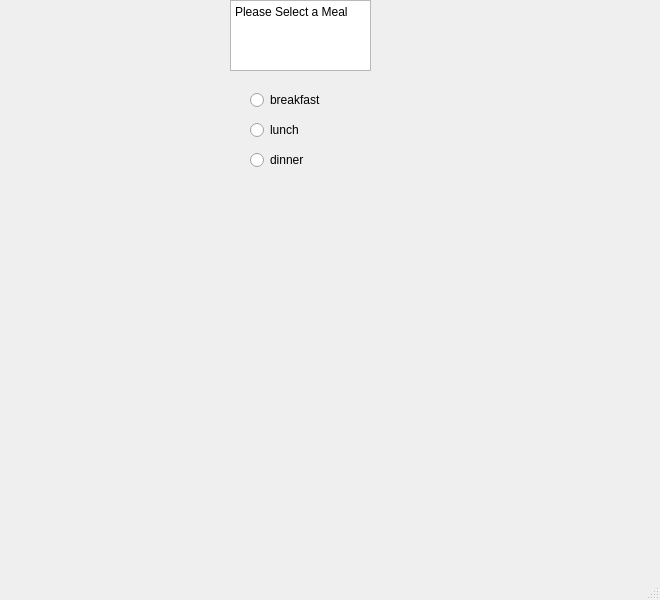
<?xml version="1.0" encoding="UTF-8"?>
<ui version="4.0">
 <class>MainWindow</class>
 <widget class="QMainWindow" name="MainWindow">
  <property name="geometry">
   <rect>
    <x>0</x>
    <y>0</y>
    <width>660</width>
    <height>600</height>
   </rect>
  </property>
  <property name="windowTitle">
   <string>MainWindow</string>
  </property>
  <widget class="QWidget" name="centralwidget">
   <widget class="QRadioButton" name="radioButton">
    <property name="geometry">
     <rect>
      <x>250</x>
      <y>90</y>
      <width>89</width>
      <height>20</height>
     </rect>
    </property>
    <property name="text">
     <string>breakfast</string>
    </property>
   </widget>
   <widget class="QRadioButton" name="radioButton_2">
    <property name="geometry">
     <rect>
      <x>250</x>
      <y>120</y>
      <width>89</width>
      <height>20</height>
     </rect>
    </property>
    <property name="text">
     <string>lunch</string>
    </property>
   </widget>
   <widget class="QRadioButton" name="radioButton_3">
    <property name="geometry">
     <rect>
      <x>250</x>
      <y>150</y>
      <width>89</width>
      <height>20</height>
     </rect>
    </property>
    <property name="text">
     <string>dinner</string>
    </property>
   </widget>
   <widget class="QTextEdit" name="textEdit">
    <property name="geometry">
     <rect>
      <x>230</x>
      <y>0</y>
      <width>141</width>
      <height>71</height>
     </rect>
    </property>
    <property name="html">
     <string>&lt;!DOCTYPE HTML PUBLIC &quot;-//W3C//DTD HTML 4.0//EN&quot; &quot;http://www.w3.org/TR/REC-html40/strict.dtd&quot;&gt;
&lt;html&gt;&lt;head&gt;&lt;meta name=&quot;qrichtext&quot; content=&quot;1&quot; /&gt;&lt;meta charset=&quot;utf-8&quot; /&gt;&lt;style type=&quot;text/css&quot;&gt;
p, li { white-space: pre-wrap; }
hr { height: 1px; border-width: 0; }
li.unchecked::marker { content: &quot;\2610&quot;; }
li.checked::marker { content: &quot;\2612&quot;; }
&lt;/style&gt;&lt;/head&gt;&lt;body style=&quot; font-family:'Segoe UI'; font-size:9pt; font-weight:400; font-style:normal;&quot;&gt;
&lt;p style=&quot; margin-top:0px; margin-bottom:0px; margin-left:0px; margin-right:0px; -qt-block-indent:0; text-indent:0px;&quot;&gt;Please Select a Meal&lt;/p&gt;
&lt;p style=&quot;-qt-paragraph-type:empty; margin-top:0px; margin-bottom:0px; margin-left:0px; margin-right:0px; -qt-block-indent:0; text-indent:0px;&quot;&gt;&lt;br /&gt;&lt;/p&gt;&lt;/body&gt;&lt;/html&gt;</string>
    </property>
   </widget>
  </widget>
  <widget class="QMenuBar" name="menubar">
   <property name="geometry">
    <rect>
     <x>0</x>
     <y>0</y>
     <width>660</width>
     <height>22</height>
    </rect>
   </property>
  </widget>
  <widget class="QStatusBar" name="statusbar"/>
 </widget>
 <resources/>
 <connections/>
</ui>
